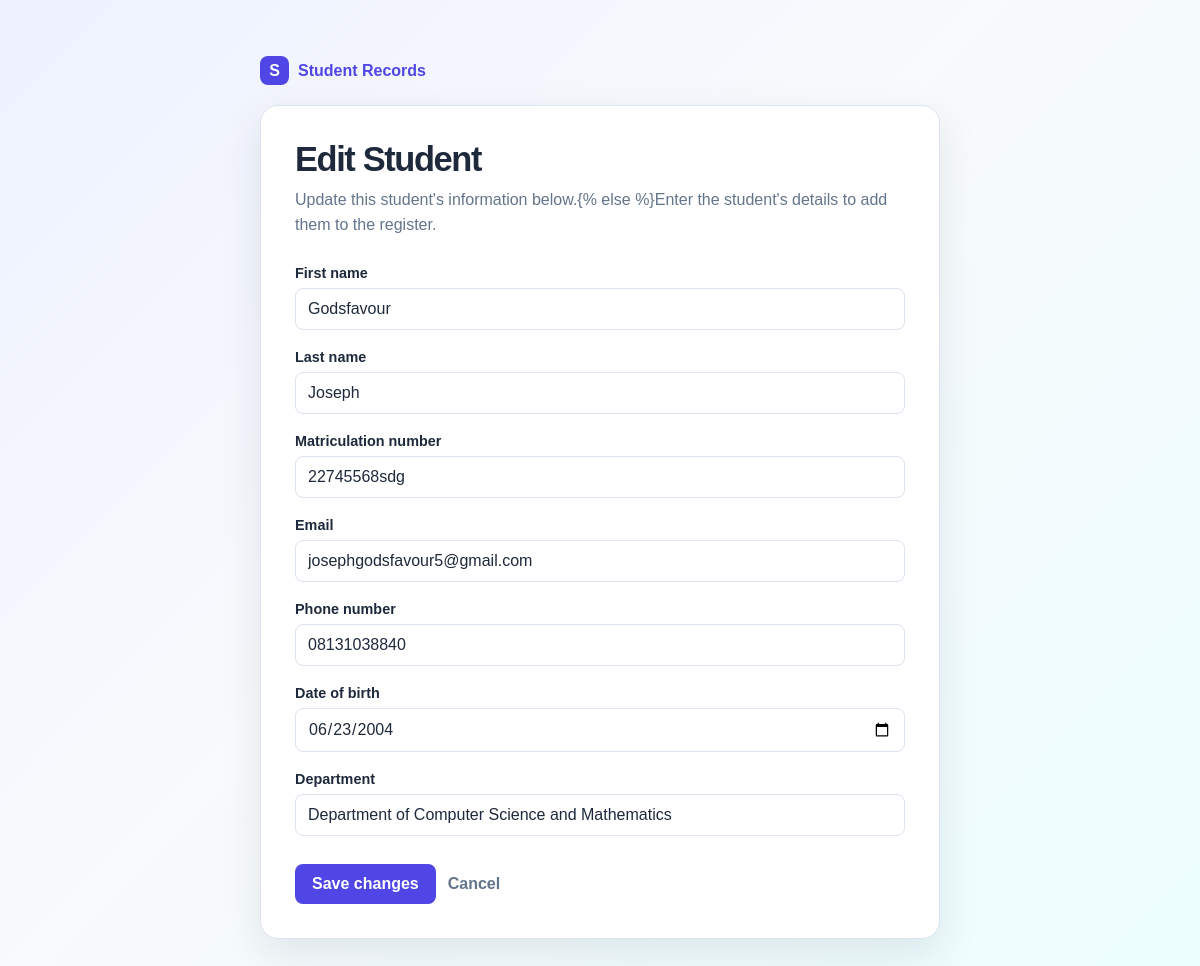
Page /students/2/edit/ (signed in) on the committed database.
### projectapp/models.py (models this page shows, shortened)
class Student(models.Model):
    matriculation_number = models.CharField(max_length=30, unique=True, null=True)
    first_name = models.CharField(max_length=50)
    last_name = models.CharField(max_length=50)
    email = models.EmailField(unique=True)
    phone_number = models.CharField(max_length=20, blank=True)
    date_of_birth = models.DateField(null=True, blank=True)
    department = models.CharField(max_length=100, blank=True)
    created_at = models.DateTimeField(auto_now_add=True)
    updated_at = models.DateTimeField(auto_now=True)
    class Meta:
        ordering = ["last_name", "first_name"]

### projectapp/views.py (the view)
# urls.py: path("students/<int:pk>/edit/", views.student_update, name="student_update"),
@login_required(login_url="student_login")
def student_update(request, pk):
    student = get_object_or_404(Student, pk=pk)
    if request.method == "POST":
        form = StudentForm(request.POST, instance=student)
        if form.is_valid():
            form.save()
            messages.success(request, "Student updated successfully.")
            return redirect("student_list")
    else:
        form = StudentForm(instance=student)
    return render(request, "students/custom_user_create.html", {
        "form": form,
        "student": student,
        "page_title": "Edit Student",
    })

### projectapp/forms.py
class StudentForm(forms.ModelForm):
    class Meta:
        model = Student
        fields = ["first_name", "last_name", "matriculation_number", "email", "phone_number", "date_of_birth", "department"]
        widgets = {
            "date_of_birth": forms.DateInput(attrs={"type": "date"}),
        }

### templates/students/custom_user_create.html (shortened to what this page needs)
<!doctype html>
<html lang="en">
  <head>
  </head>
  <body>
    <main class="page">
      <a class="brand" href="{% url 'student_list' %}"
        ><span class="brand-mark">S</span>Student Records</a
      >
      <section class="card">
        <h1>{{ page_title }}</h1>
        <p class="intro">
          {% if student %}Update this student's information below.{% else
          %}Enter the student's details to add them to the register.{% endif %}
        </p>
        <form method="post">
          {% for field in form %}
          <div class="field">
            <label for="{{ field.id_for_label }}">{{ field.label }}</label>
            {{ field }}
          </div>
          {% endfor %}
          <div class="actions">
            <button class="button" type="submit">
              {% if student %}Save changes{% else %}Add student{% endif %}</button
            ><a class="cancel" href="{% url 'student_list' %}">Cancel</a>
          </div>
        </form>
      </section>
    </main>
  </body>
</html>

### templates/students/custom_user_create.html (style rules this page uses)
:root { --primary: #4f46e5; --dark: #3730a3; --ink: #1e293b; --muted: #64748b; --line: #dbe3ef; }
* { box-sizing: border-box; }
body { margin: 0; min-height: 100vh; font-family: Arial, sans-serif; color: var(--ink); background: linear-gradient(135deg, #eef2ff, #f8fafc 45%, #ecfeff); }
.page { width: min(100% - 32px, 680px); margin: 56px auto; }
.brand { display: inline-flex; gap: 9px; align-items: center; margin-bottom: 20px; color: var(--primary); font-weight: 700; text-decoration: none; }
.brand-mark { display: grid; place-items: center; width: 29px; height: 29px; border-radius: 8px; color: white; background: var(--primary); }
.card { padding: 34px; border: 1px solid var(--line); border-radius: 18px; background: white; box-shadow: 0 16px 42px rgba(30, 41, 59, 0.1); }
h1 { margin: 0; font-size: clamp(1.7rem, 4vw, 2.15rem); letter-spacing: -0.04em; }
.intro { margin: 9px 0 27px; color: var(--muted); line-height: 1.55; }
.field { margin-bottom: 19px; }
label { display: block; margin-bottom: 7px; font-size: 0.9rem; font-weight: 700; }
input, select, textarea { width: 100%; padding: 11px 12px; border: 1px solid var(--line); border-radius: 8px; outline: none; color: var(--ink); font: inherit; }
.actions { display: flex; gap: 12px; align-items: center; margin-top: 28px; }
.button { padding: 11px 17px; border: 0; border-radius: 8px; color: white; background: var(--primary); cursor: pointer; font: inherit; font-weight: 700; }
.cancel { color: var(--muted); font-weight: 700; text-decoration: none; }

### rows in the picture
Student: form "Godsfavour" "Joseph" "22745568sdg" "josephgodsfavour5@gmail.com" "08131038840" "06/23/2004" "Department of Computer Science and Mathematics"

### other values in the picture
{{ page_title }} "Edit Student"
{{ field.label }} "First name" "Last name" "Matriculation number" "Email" "Phone number" "Date of birth" "Department"
